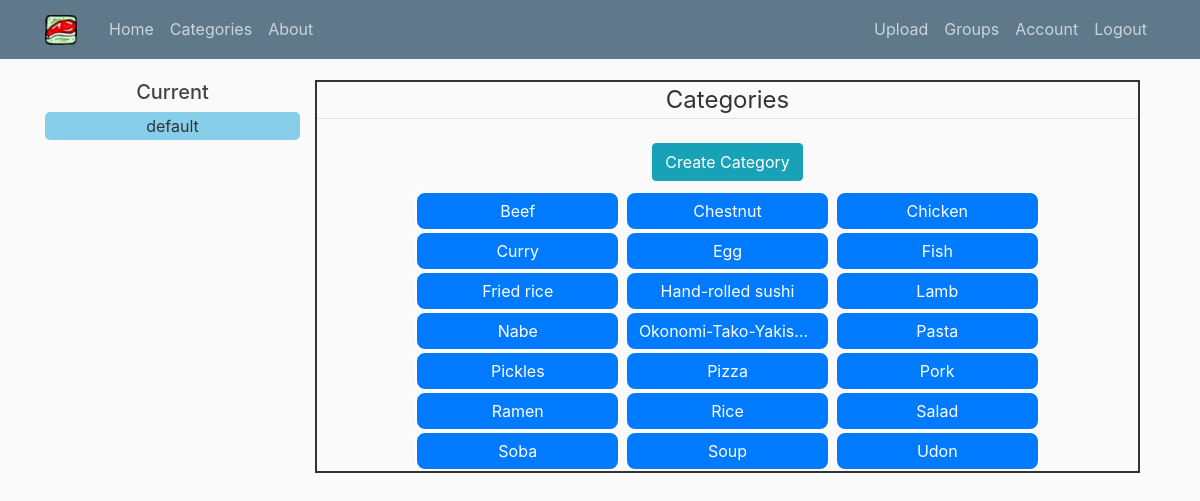
/categories/show (signed in), run on the app's committed database.
### recipe_scheduler/models.py (models this page shows, shortened)
class Group(db.Model):
    __table_name__ = 'group'
    id = db.Column(db.Integer, primary_key=True)
    group_name = db.Column(db.String(50), unique=False)
    events = db.relationship('Event', backref='event_group', lazy=True)
    categories = db.relationship(
        'Category', backref='category_group', lazy=True)
    created_by = db.Column(db.Integer, db.ForeignKey('user.id'))

class Category(db.Model):
    __table_name__ = 'category'
    id = db.Column(db.Integer, primary_key=True)
    category_name = db.Column(db.String(30), unique=False, nullable=False)
    recipes = db.relationship('Recipe', backref='category', lazy=True)
    group_id = db.Column(db.Integer, db.ForeignKey('group.id'), nullable=False)
    def to_dict(self):
        return {
            'id': self.id,
            'category_name': self.category_name,
            'categories': self.recipes
        }

### recipe_scheduler/categories/routes.py (the view)
@categories.route('/categories/show', methods=['GET'])
@login_required
def show_categories():
    select_group = current_user.get_current_group()
    all_categories = Category.query.filter_by(group_id=select_group)\
        .order_by(Category.category_name).all()
    categories_list = [c.to_dict() for c in all_categories]
    user_list = current_user.user_groups
    return render_template('show_categories.html',
                           categories_list=categories_list,
                           user_list=user_list,
                           select_group=int(select_group))

### recipe_scheduler/models.py (called while the page is built)
@login_manager.user_loader
def loader_user(user_id):
    return User.query.get(int(user_id))

    def get_current_group(self):
        return self.current_group

### recipe_scheduler/templates/show_categories.html
{% extends "layout.html" %}
{% block content %}
    <div class="categories row">
        <legend class="border-bottom mb-4">Categories</legend>
        <div class="new-category">
            <a class="btn btn-info" href=" {{ url_for('categories.new_category') }} ">Create Category</a>
        </div>
        <div class="categories-list">
            {% for category in categories_list %}
                <a class="btn btn-primary col-md-3 col-5 category" href=" {{ url_for('categories.show_recipes', category_id=category.id) }} ">{{category.category_name}}</a>
            {% endfor %}
        </div>
    </div>
{% endblock content %}

### recipe_scheduler/templates/layout.html (shortened to what this page needs)
<!DOCTYPE html>
<html lang="en">
<head>
    <link rel="stylesheet" href="https://stackpath.bootstrapcdn.com/bootstrap/4.3.1/css/bootstrap.min.css"
>
    <link rel="stylesheet" href="https://cdn.datatables.net/1.10.20/css/jquery.dataTables.min.css"
>
    <link rel="stylesheet" type="text/css" href="{{ url_for('static', filename='main.css') }}">
</head>
<body>
    <header class="site-header">
        <nav class="navbar navbar-expand-md navbar-dark bg-steel fixed-top">
            <div class="container">
                <a class="navbar-brand mr-4" href="/home"><img src="{{ url_for('static', filename='food-logo.png') }}" alt="Food Recipe Scheduler"></a>
                <div class="collapse navbar-collapse" id="navbarToggle">
                    <div class="navbar-nav mr-auto">
                        {% if current_user.is_authenticated %}
                        <a class="nav-item nav-link" href="{{ url_for('main.home') }}">Home</a>
                        <a class="nav-item nav-link" href="{{ url_for('categories.show_categories') }}">Categories</a>
                        {% endif %}
                        <a class="nav-item nav-link" href="{{ url_for('main.about') }}">About</a>
                    </div>
                    <div class="navbar-nav">
                        {% if current_user.is_authenticated %}
                        <a class="nav-item nav-link" href="{{ url_for('uploads.upload_recipe')}}">Upload</a>
                        <a class="nav-item nav-link" href="{{ url_for('users.show_groups')}}">Groups</a>
                        <a class="nav-item nav-link" href="{{ url_for('users.account')}}">Account</a>
                        <a class="nav-item nav-link" href="{{ url_for('users.logout')}}">Logout</a>
                        {% else %}
                        <a class="nav-item nav-link" href="{{ url_for('users.login')}}">Login</a>
                        <a class="nav-item nav-link" href="{{ url_for('users.register')}}">Register</a>
                        {% endif %}
                    </div>
                </div>
            </div>
        </nav>
    </header>
    <main role="main" class="container">
        <div class="row">
        {% if current_user.is_authenticated %}
            <div class="sub-menu col-md-3 col-sm-3 col-3">
                {% include "sub_menu.html" %}
            </div>
            <div class="main-calendar col-md-9 col-sm-9 col-9">
        {% else %}
            <legend class="border-bottom mb-4">Food Recipe Scheduler</legend>
            <div class="main-calendar col-md-12 col-sm-12 col-12">
        {% endif %}
                {% block content %}{% endblock %}
            </div>
        </div>
    </main>
</body>
</html>

### recipe_scheduler/templates/sub_menu.html (shortened to what this page needs)
{% if current_user.is_authenticated %}
    {% if group_title %}
<form name="myForm" action="{{ url_for('main.home') }}" method="post" id="submit-form-group">
    <h5>{{group_title}}</h5>
    <div id="submenu-group" class="">
        {% for i in user_list%}
        <input type="radio"
               {% if i.id == select_group %}
               checked="checked"
               {% endif %}
               name="group_options" id="option-{{i.id}}" value="{{i.id}}" class="radiobutton" />
        <label for="option-{{i.id}}" class="radio-label">
        {% if i.created_by == current_user.id %}
            {{i.group_name}}
        {% else %}
            {{i.group_name}}(shared)
        {% endif %}
        </label>
        <br>
        {% endfor %}
    </div>
</form>
    {% else %}
    {% for i in user_list%}
    {% if i.id == select_group %}
    <div class="current-group">
        <h5>Current</h5>
        {% if i.created_by == current_user.id %}
            <div class="current-group-name">{{i.group_name}}</div>
        {% else %}
            <div class="current-group-name">{{i.group_name}}(Shared)</div>
        {% endif %}
    </div>
    {% endif %}
    {% endfor %}
    {% endif%}
{% endif %}

### recipe_scheduler/static/main.css (style rules this page uses)
body { background: #fafafa; color: #333333; margin-top: 5rem; height: 100%; }
h1, h2, h3, h4, h5, h6 { color: #444444; }
.bg-steel { background-color: #5f788a; }
.site-header .navbar-nav .nav-link { color: #cbd5db; }
.nav-link { padding: 0px; }
.main-calendar { text-align: center; }
.category { border: 2px solid white; overflow: hidden; white-space: nowrap; text-overflow: ellipsis; width: 100%; border-radius: 10px; }
.row { height: 100%; }
.row legend { text-align: center; }
.current-group { text-align: center; }
.current-group-name { padding: 2px 10px; width: 100%; border-radius: 5px; cursor: pointer; background-color: skyblue; }
.categories { display: flex; width: 100%; text-align: center; border: 2px solid; }
.new-category { display: inline-block; width: 100%; margin-bottom: 10px; }

### data on the page
Group: group_name "default"
Category: category_name "Beef"
Category: category_name "Chestnut"
Category: category_name "Chicken"
Category: category_name "Curry"
Category: category_name "Egg"
Category: category_name "Fish"
Category: category_name "Fried rice"
Category: category_name "Hand-rolled sushi"
Category: category_name "Lamb"
Category: category_name "Nabe"
Category: category_name "Okonomi-Tako-Yakis…"
Category: category_name "Pasta"
Category: category_name "Pickles"
Category: category_name "Pizza"
Category: category_name "Pork"
Category: category_name "Ramen"
Category: category_name "Rice"
Category: category_name "Salad"
Category: category_name "Soba"
Category: category_name "Soup"
Category: category_name "Udon"
